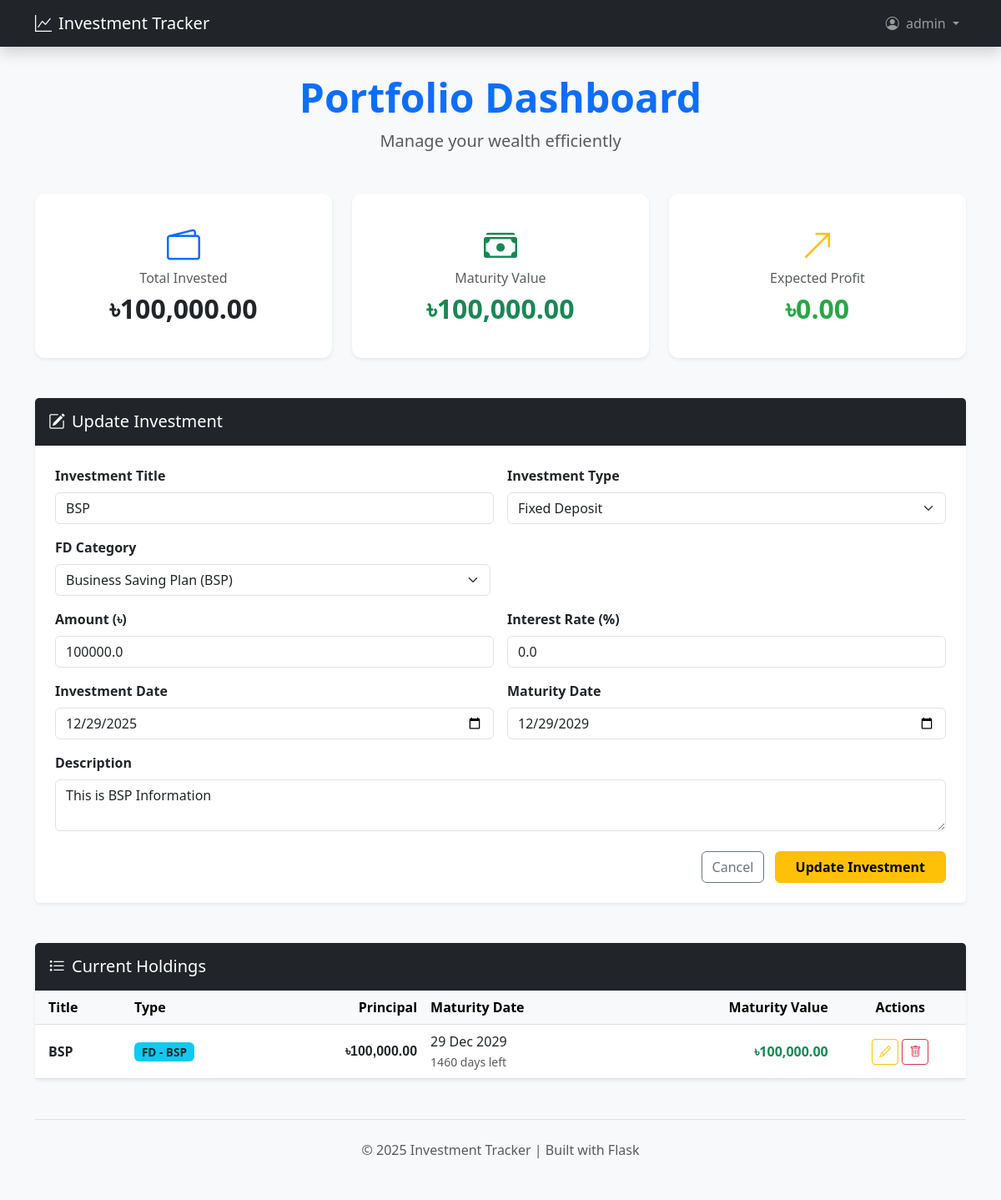
/update/1 (signed in), run on the app's committed database.
### app.py (models this page shows, shortened)
class User(db.Model):
    id = db.Column(db.Integer, primary_key=True)
    username = db.Column(db.String(80), unique=True, nullable=False)
    email = db.Column(db.String(120), unique=True, nullable=False)
    password_hash = db.Column(db.String(200), nullable=False)
    created_at = db.Column(db.DateTime, default=datetime.utcnow)
    investments = db.relationship('Investment', backref='owner', lazy=True, cascade='all, delete-orphan')

class Investment(db.Model):
    id = db.Column(db.Integer, primary_key=True)
    user_id = db.Column(db.Integer, db.ForeignKey('user.id'), nullable=False)
    title = db.Column(db.String(200), nullable=False)
    description = db.Column(db.String(500), nullable=False)
    amount = db.Column(db.Float, nullable=False)
    interest_rate = db.Column(db.Float, default=0.0)
    investment_date = db.Column(db.DateTime, default=datetime.utcnow)
    maturity_date = db.Column(db.DateTime, nullable=False)
    investment_type = db.Column(db.String(50), default="Fixed Deposit")
    fd_type = db.Column(db.String(50), default="")
    def calculate_maturity_amount(self):
        if self.interest_rate <= 0:
            return self.amount
        time_diff = (self.maturity_date - self.investment_date).days / 365.25
        interest = self.amount * (self.interest_rate / 100) * time_diff
        return round(self.amount + interest, 2)
    def days_remaining(self):
        today = datetime.utcnow()
        if self.maturity_date > today:
            return (self.maturity_date - today).days
        return 0
    def get_display_type(self):
        if self.investment_type == "Fixed Deposit" and self.fd_type:
            return f"FD - {self.fd_type}"
        return self.investment_type

### app.py (the view, shortened to what this page needs)
@app.route("/update/<int:id>", methods=["GET", "POST"])
@login_required
def update_investment(id):
    user = get_current_user()
    inv = Investment.query.filter_by(id=id, user_id=user.id).first_or_404()
    investments = Investment.query.filter_by(user_id=user.id).all()
    total_invested, total_maturity, total_profit = calculate_portfolio_totals(investments)
    return render_template('index.html', investment=inv, investments=investments,
                           total_invested=total_invested,
                           total_maturity_value=total_maturity,
                           total_profit=total_profit)

### app.py (called while the page is built)
def get_current_user():
    user_id = session.get('user_id')
    if user_id:
        return db.session.get(User, user_id)
    return None

def login_required(view):
    @functools.wraps(view)
    def wrapped_view(**kwargs):
        user = get_current_user()
        if user is None:
            session.clear()
            flash('Please login to access this page.', 'warning')
            return redirect(url_for('login'))
        return view(**kwargs)
    return wrapped_view

@app.template_filter('currency')
def format_currency(value):
    try:
        return f"৳{float(value):,.2f}"
    except (ValueError, TypeError):
        return f"৳{value}"

def calculate_portfolio_totals(investments):
    total_invested = sum(inv.amount for inv in investments)
    total_maturity_value = sum(inv.calculate_maturity_amount() for inv in investments)
    total_profit = total_maturity_value - total_invested
    return total_invested, total_maturity_value, total_profit

@app.context_processor
def inject_globals():
    now = datetime.utcnow()
    return {
        'datetime': datetime,
        'timedelta': timedelta,
        'current_year': now.strftime('%Y'),
        'today_str': now.strftime('%Y-%m-%d'),
        'next_year_str': (now + timedelta(days=365)).strftime('%Y-%m-%d')
    }

### templates/index.html (shortened to what this page needs)
<!DOCTYPE html>
<html lang="en">
<head>
    <link href="https://cdn.jsdelivr.net/npm/bootstrap@5.3.0/dist/css/bootstrap.min.css" rel="stylesheet">
    <link rel="stylesheet" href="https://cdn.jsdelivr.net/npm/bootstrap-icons@1.11.1/font/bootstrap-icons.css">
</head>
<body class="bg-light">
    <nav class="navbar navbar-expand-lg navbar-dark bg-dark mb-4 shadow">
        <div class="container">
            <a class="navbar-brand" href="{{ url_for('dashboard') }}">
                <i class="bi bi-graph-up me-2"></i>Investment Tracker
            </a>
            <div class="navbar-nav ms-auto align-items-center">
                <li class="nav-item dropdown">
                    <a class="nav-link dropdown-toggle" href="#" role="button" data-bs-toggle="dropdown">
                        <i class="bi bi-person-circle me-1"></i> {{ session.username }}
                    </a>
                </li>
            </div>
        </div>
    </nav>
    <div class="container py-2">
        <header class="text-center mb-5">
            <h1 class="display-5 fw-bold text-primary">Portfolio Dashboard</h1>
            <p class="lead text-muted">Manage your wealth efficiently</p>
        </header>
        <section class="row g-4 mb-5">
            <div class="col-md-4">
                <div class="card summary-card border-0 shadow-sm p-3">
                    <div class="card-body text-center">
                        <i class="bi bi-wallet2 text-primary fs-1 mb-2"></i>
                        <h6 class="text-muted">Total Invested</h6>
                        <h2 class="fw-bold">{{ total_invested|currency }}</h2>
                    </div>
                </div>
            </div>
            <div class="col-md-4">
                <div class="card summary-card border-0 shadow-sm p-3">
                    <div class="card-body text-center">
                        <i class="bi bi-cash-stack text-success fs-1 mb-2"></i>
                        <h6 class="text-muted">Maturity Value</h6>
                        <h2 class="fw-bold text-success">{{ total_maturity_value|currency }}</h2>
                    </div>
                </div>
            </div>
            <div class="col-md-4">
                <div class="card summary-card border-0 shadow-sm p-3">
                    <div class="card-body text-center">
                        <i class="bi bi-arrow-up-right text-warning fs-1 mb-2"></i>
                        <h6 class="text-muted">Expected Profit</h6>
                        <h2 class="fw-bold {{ 'profit-positive' if total_profit >= 0 else 'profit-negative' }}">
                            {{ total_profit|currency }}
                        </h2>
                    </div>
                </div>
            </div>
        </section>
        <section class="card shadow-sm border-0 mb-5">
            <div class="card-header bg-dark text-white p-3">
                <h5 class="mb-0"><i class="bi bi-pencil-square me-2"></i>{{ 'Update' if investment else 'Add New' }} Investment</h5>
            </div>
            <div class="card-body p-4">
                <form method="POST" action="{{ url_for('update_investment', id=investment.id) if investment else url_for('dashboard') }}">
                    <div class="row g-3">
                        <div class="col-md-6">
                            <label class="form-label fw-bold">Investment Title</label>
                            <input type="text" name="title" class="form-control" value="{{ investment.title if investment else '' }}" required>
                        </div>
                        <div class="col-md-6">
                            <label class="form-label fw-bold">Investment Type</label>
                            <select name="investment_type" id="investmentType" class="form-select" onchange="toggleFdType()" required>
                                <option value="Fixed Deposit" {{ 'selected' if investment and investment.investment_type == 'Fixed Deposit' }}>Fixed Deposit</option>
                            </select>
                        </div>
                        <div class="col-md-12" id="fdTypeSection" style="display: none;">
                            <div class="row">
                                <div class="col-md-6">
                                    <label class="form-label fw-bold">FD Category</label>
                                    <select id="fdType" name="fd_type" class="form-select" onchange="toggleOtherFdType()">
                                        <option value="BSP" {{ 'selected' if investment and investment.fd_type == 'BSP' }}>Business Saving Plan (BSP)</option>
                                    </select>
                                </div>
                            </div>
                        </div>
                        <div class="col-md-6">
                            <label class="form-label fw-bold">Amount (৳)</label>
                            <input type="number" step="0.01" name="amount" class="form-control" value="{{ investment.amount if investment else '' }}" required>
                        </div>
                        <div class="col-md-6">
                            <label class="form-label fw-bold">Interest Rate (%)</label>
                            <input type="number" step="0.01" name="interest_rate" class="form-control" value="{{ investment.interest_rate if investment else '0' }}">
                        </div>
                        <div class="col-md-6">
                            <label class="form-label fw-bold">Investment Date</label>
                            <input type="date" name="investment_date" class="form-control" value="{{ investment.investment_date.strftime('%Y-%m-%d') if investment else today_str }}" required>
                        </div>
                        <div class="col-md-6">
                            <label class="form-label fw-bold">Maturity Date</label>
                            <input type="date" name="maturity_date" class="form-control" value="{{ investment.maturity_date.strftime('%Y-%m-%d') if investment else next_year_str }}" required>
                        </div>
                        <div class="col-12">
                            <label class="form-label fw-bold">Description</label>
                            <textarea name="description" class="form-control" rows="2">{{ investment.description if investment else '' }}</textarea>
                        </div>
                    </div>
                    <div class="mt-4 text-end">
                        {% if investment %}
                            <a href="{{ url_for('dashboard') }}" class="btn btn-outline-secondary me-2">Cancel</a>
                            <button type="submit" class="btn btn-warning px-4 fw-bold">Update Investment</button>
                        {% else %}
                            <button type="submit" class="btn btn-primary px-4 fw-bold">Add Investment</button>
                        {% endif %}
                    </div>
                </form>
            </div>
        </section>
        <section class="card shadow-sm border-0">
            <div class="card-header bg-dark text-white p-3">
                <h5 class="mb-0"><i class="bi bi-list-task me-2"></i>Current Holdings</h5>
            </div>
            <div class="card-body p-0">
                <div class="table-responsive">
                    <table class="table table-hover mb-0 align-middle">
                        <thead class="table-light">
                            <tr>
                                <th class="ps-3">Title</th>
                                <th>Type</th>
                                <th class="text-end">Principal</th>
                                <th>Maturity Date</th>
                                <th class="text-end">Maturity Value</th>
                                <th class="text-center">Actions</th>
                            </tr>
                        </thead>
                        <tbody>
                            {% for inv in investments %}
                            <tr>
                                <td class="ps-3 fw-bold">{{ inv.title }}</td>
                                <td><span class="badge bg-info text-dark investment-badge">{{ inv.get_display_type() }}</span></td>
                                <td class="text-end currency-symbol">{{ inv.amount|currency }}</td>
                                <td>
                                    {{ inv.maturity_date.strftime('%d %b %Y') }}
                                    <br><small class="text-{{ 'danger' if inv.days_remaining() < 30 else 'muted' }}">{{ inv.days_remaining() }} days left</small>
                                </td>
                                <td class="text-end fw-bold text-success">{{ inv.calculate_maturity_amount()|currency }}</td>
                                <td class="text-center">
                                    <a href="{{ url_for('update_investment', id=inv.id) }}" class="btn btn-sm btn-outline-warning"><i class="bi bi-pencil"></i></a>
                                    <a href="{{ url_for('delete_investment', id=inv.id) }}" class="btn btn-sm btn-outline-danger" onclick="return confirm('Delete this record?')"><i class="bi bi-trash"></i></a>
                                </td>
                            </tr>
                            {% endfor %}
                        </tbody>
                    </table>
                </div>
            </div>
        </section>
        <footer class="mt-5 py-4 text-center text-muted border-top">
            <p>&copy; {{ current_year }} Investment Tracker | Built with Flask</p>
        </footer>
    </div>
</body>
</html>

### templates/index.html (style rules this page uses)
.summary-card { transition: transform 0.3s ease; border-radius: 12px; }
.profit-positive { color: #28a745; }
.currency-symbol { font-family: Arial, sans-serif; font-weight: 600; }
.investment-badge { font-size: 0.85em; padding: 0.35em 0.65em; }

### data on the page
User: username "admin"
Investment: title "BSP", amount "100000.0", interest_rate "0.0", investment_date "12/29/2025", maturity_date "12/29/2029", description "This is BSP Information", get_display_type "FD - BSP", amount "৳100,000.00", maturity_date "29 Dec 2029", days_remaining "1460", calculate_maturity_amount "৳100,000.00"

### other printed values
{{ total_invested|currency }} "৳100,000.00"
{{ total_maturity_value|currency }} "৳100,000.00"
{{ total_profit|currency }} "৳0.00"
{{ 'Update' if investment else 'Add New' }} "Update"
